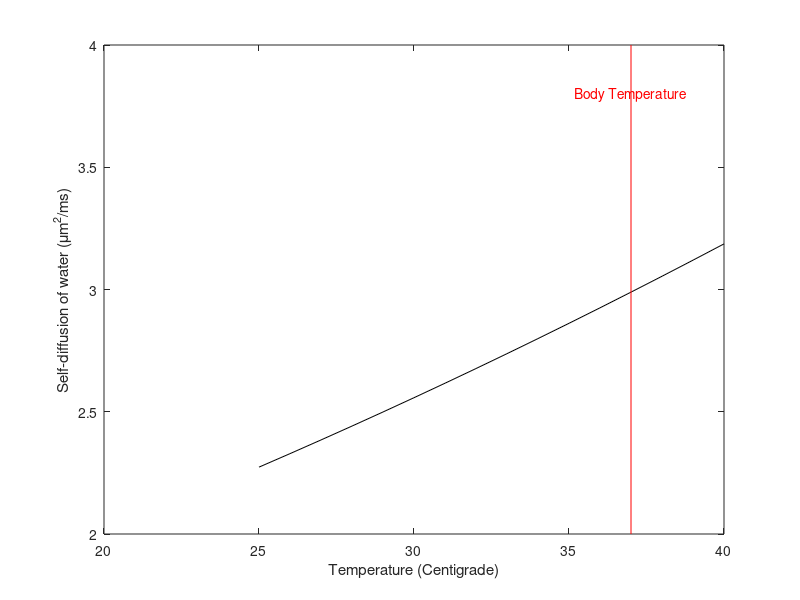

This chart was generated by the following MATLAB code: (Note: a time limit stopped this script after it produced the figure.)
%% Diffusion weighted imaging
% This tutorial illustrates the nature of diffusion of whater in the presence 
% of barriers, such as the cell membranes. This is the situation we find when 
% we measure diffusion weighted images. The statistical issues involved in analyzing 
% these data, and the computational methods that are available for interpreting 
% these data, are also introduced.
% 
% * Class:     Psych 204B
% * Tutorial:  DWI
% * Author:    Dougherty
% * Date:      2010.10.31
% * Duration:  45 minutes
% * Copyright:  Stanford University, Robert F. Dougherty
% 
% Tested, edited and converted to live script
% 
% * Wandell, January 2018
%% Self-diffusion of water
% The self-diffusion coefficient of water  describes how individual molecules 
% move in a homogeneous substrate.  The value depends on the water temperature 
% (T) and the atmospheric pressure (P).  Krynicki, Green & Sawyer (1978) define 
% the relationship (Pressure and temperature dependence of self-diffusion in water. 
% Faraday Discuss. Chem. Soc., 66, 199 - 208.)
% 
% We use the Krynicki formula to calculate the diffusion coefficient at various 
% temperatures. The  units of this formula are self-diffusion of water ($<math 
% xmlns="http://www.w3.org/1998/Math/MathML" display="inline"><mrow><mfrac><mrow><msup><mrow><mi 
% mathvariant="normal">um</mi></mrow><mrow><mn>2</mn></mrow></msup></mrow><mrow><mi 
% mathvariant="normal">ms</mi></mrow></mfrac></mrow></math>$) given the temperature 
% T (in Centigrade) and the pressure P (in kPa).
%%
selfDiffusionOfWater = @(T,P) 12.5 .* exp(P*-5.22*10^-6) .* sqrt(T+273.15) .* exp(-925.*exp(P.*-2.6.*10^-6)./(T+273.15-(95+P.*2.61.*10^-4)));

% Standard atmospheric pressure at sea level, in kilo Pascals (kPa):
P = 101.325;

% The self-diffusion of water at body temperature and standard pressure is:
selfDiffusionOfWater(37,P)

% Let's plot D for a biologically meaningful range of temperatures
T = [25:40];
D = selfDiffusionOfWater(T,P);
figure(1);
plot(T, D, 'k');
xlabel('Temperature (Centigrade)');
ylabel('Self-diffusion of water (\mum^2/ms)')

line([37 37], [2 4], 'color', 'r');
text(37, 3.8, 'Body Temperature', 'HorizontalAlignment', 'center','color','r');
%% 
% (See also <http://www.lsbu.ac.uk/water/explan5.html http://www.lsbu.ac.uk/water/explan5.html> 
% and Mills (1973) Self-Diffusion in Normal and Heavy Water. JPhysChem 77(5), 
% pg. 685 - 688.)
%% Question 1
% a. The average atmospheric pressure in Denver Colorado is about 84 kPa.  What 
% is the difference (in percent) between the self-diffusion  coefficient of water 
% at body temperature in Denver compared to   Palo Alto, which is about at sea 
% level?
% 
% b. Suppose you are running a high fever of 40 C. Compared to  someone without 
% a fever (37 C), how much higher (in percent) is the water diffusion coefficient 
% in your body?
%% Brownian motion
% Here we simulatedthe Brownian motion in a small chunk of tissue. The size 
% of the simulated voxel, in micrometers.  We include the possibility of a uniform 
% and infinitely large substrate of water or of having a barrier, like cell membranes, 
% surrounding the water.
% 
% First, we place the paticles randomly in a circle.
%%
voxelSize = 50.0;  % microns
timeStep = 0.02;   % The time-step (in milliseconds):
nTimeSteps = 100;  % The number of time-steps:
ADC = 2.0;         % The ADC (in micrometers^2/millisecond)
numParticles = 500; % The number of particles to simulate:

% This parameter determines whether we set barriers to the diffusion.
% Set this to 0 for no barriers.
barrierSpacing = 0;
totalTime = 0;

% Now initialize the figure:
axLims = [-voxelSize/2 voxelSize/2];
figure(2); clf;
xlabel('X position (micrometers)');
ylabel('Y position (micrometers)');
axis square;
axis([axLims axLims]);
set(gca,'ALimMode','manual','XTick',[axLims(1):10:axLims(end)],'YTick',[axLims(1):10:axLims(end)]);

% Place particles randomly distributed in the volume
% (Note: to sample a circle uniformly, we need to take sqrt(r) to get more
% points at the larger radii.)
r = sqrt(rand(numParticles,1))*voxelSize/2;
[x,y] = pol2cart(rand(numParticles,1)*2*pi, r);
startPos = [x,y];
curPos = startPos;
hold on;

% Plot the particles
ph = zeros(numParticles,1);
for p=1:numParticles
	ph(p) = plot(curPos(p,1), curPos(p,2), '.','markerSize',12);
end

if(barrierSpacing>0)
    curCompartment = floor(curPos(:,2)/barrierSpacing);
    compartments = unique(curCompartment);
    for ii=1:numel(compartments)
        line(axLims,[compartments(ii)*barrierSpacing compartments(ii)*barrierSpacing],'color',[.2 .2 .3]);
    end
    cmap = hsv(numel(compartments));
    for p=1:numParticles
        set(ph(p), 'color', cmap(curCompartment(p)==compartments,:));
    end
end
hold off; grid on; ah = gca;
%% Run the diffusion simulation
% Update all the particle positions given the apparent diffusion coefficient 
% (ADC). The diffusion equation tells us that the final position of a particle 
% moving in Brownian motion can be described by a Gaussian distribution with a 
% standard deviation of sqrt(ADC*timeStep). The following code  updates the particle 
% position by drawing numbers from a Gaussian with this standard deviation.
%%
for ti=1:nTimeSteps
    d = randn(numParticles,2)*sqrt(2*ADC*timeStep);
    newPos = curPos+d;
    if(barrierSpacing>0)
        curCompartment = floor(curPos(:,2)/barrierSpacing);
        newCompartment = floor(newPos(:,2)/barrierSpacing);
        reflectTheseParticles = newCompartment~=curCompartment;
        % A simple hack to approximate particles reflecting off the impermeable barrier
        newPos(reflectTheseParticles,2) = curPos(reflectTheseParticles,2) - d(reflectTheseParticles,2);
    end
    curPos = newPos;
    % Draw the particles in their new positions:
    for p=1:numParticles
        set(ph(p), 'XData', curPos(p,1), 'YData', curPos(p,2));
    end
    
    % To avoid biasing our ADC estimates with edge effects, we allow
    % particles to move outside of our simulated voxel.
    set(get(ah,'Title'),'String',sprintf('elapsed time: %5.1f ms',timeStep*ti));
    
    % Pause is specified in seconds, so the following will play the movie
    % about 1000 times slower than reality.
    pause(timeStep-.01);
    totalTime = totalTime + timeStep;
end

% Draw a line to show where each particle came from
hold on;
sh = zeros(numParticles,1);
for p=1:numParticles
	sh(p) = plot([startPos(p,1) curPos(p,1)], [startPos(p,2) curPos(p,2)], '-', 'color', [.9 .9 .9]);
end
hold off;
%% Question 2
% * What is the average position change (startPos-curPos) of each particle?
% * What is the average distance that each particle moved? (Hint: compute the 
% Euclidean distance that each moved.)
%% Diffusion direction
% By comparing the particle ending positions (in curPos) with their starting 
% positions (in startPos), we can compute the diffusion tensor. This is essentially 
% just a 2-d Gaussian fit to the position differences, computied using Matlab's 
% covariance function (cov). We also need to normalize the positions by the total 
% time that we diffused.
%%
Dt = cov(startPos-curPos,1)./(2*totalTime)

% The eigensystem of the diffusion tensor describes an isoprobability
% ellipse through the data points. 
[vec,val] = eig(Dt);
estimatedADC = diag(val)'
principalDiffusionDirection = vec(2,:)
%% Question 3
% * Run the simulation with and without barriers by adjusting the 'barrierSpacing' 
% variable. How does the diffusion tensor change?
% * Adjust the barrier spaceing. What effect does this have on the princpal 
% diffusion direction? On the estimatedADC values?
% * With barriers in place, reduce the number of time steps (nTimeSteps).  How 
% does this affect the estimatedADC values? Explore the interaction between the 
% barrier spacing and the number of time steps.
